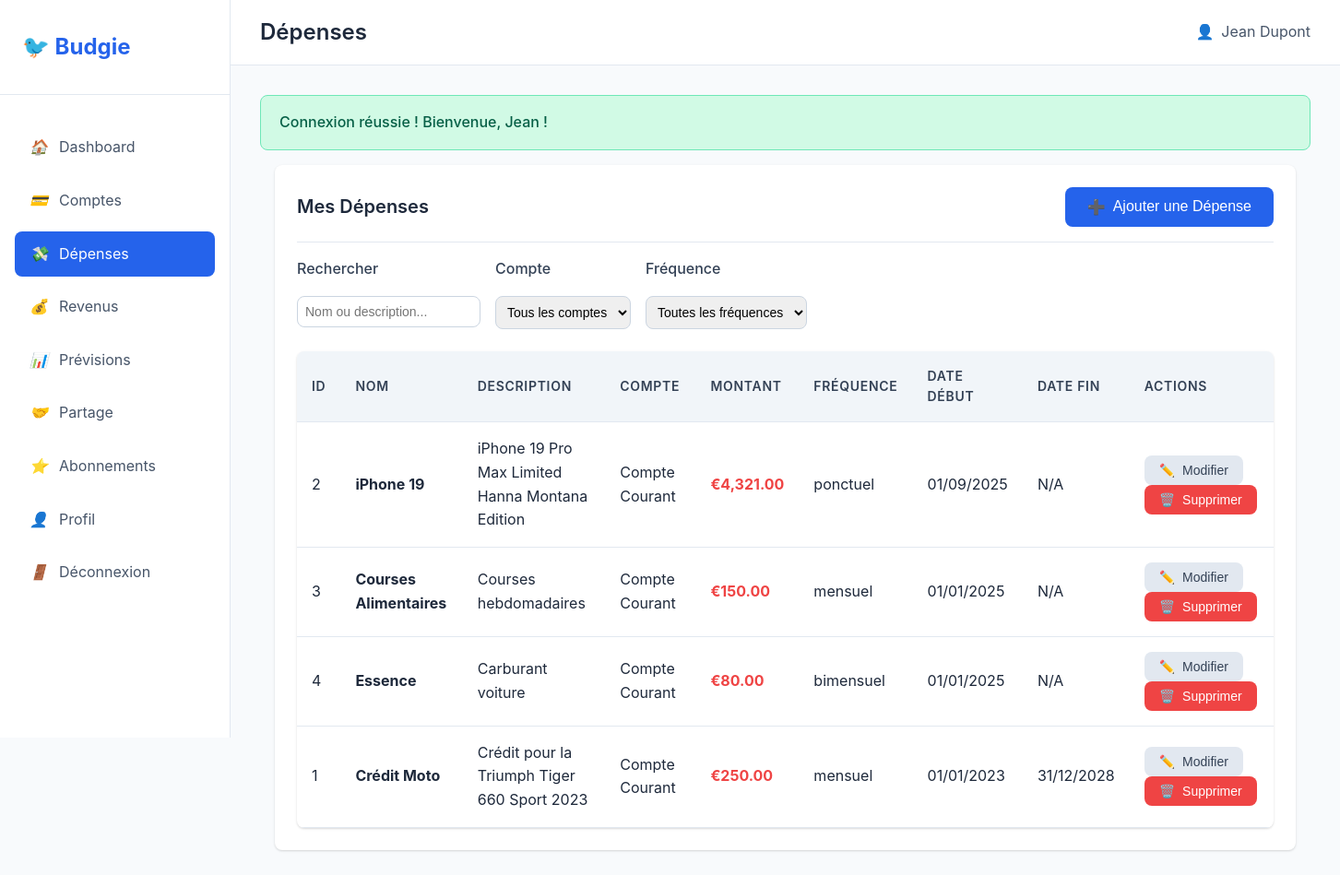
The app's page /public/expenses.php (signed in) with its own data.
### tables this page shows
CREATE TABLE expenses (
    id INT PRIMARY KEY AUTO_INCREMENT,
    user_id INT NOT NULL,
    account_id INT NOT NULL,
    name VARCHAR(100) NOT NULL,
    description TEXT,
    amount DECIMAL(15,2) NOT NULL,
    frequency ENUM('ponctuel', 'mensuel', 'bimensuel', 'trimestriel', 'semestriel', 'annuel') NOT NULL,
    start_date DATE NOT NULL,
    end_date DATE NULL,
    is_active BOOLEAN DEFAULT TRUE,
    created_at TIMESTAMP DEFAULT CURRENT_TIMESTAMP,
    updated_at TIMESTAMP DEFAULT CURRENT_TIMESTAMP ON UPDATE CURRENT_TIMESTAMP,
    deleted_at TIMESTAMP NULL DEFAULT NULL,
    FOREIGN KEY (user_id) REFERENCES users(id) ON DELETE CASCADE,
    FOREIGN KEY (account_id) REFERENCES accounts(id) ON DELETE CASCADE
);

CREATE TABLE accounts (
    id INT PRIMARY KEY AUTO_INCREMENT,
    user_id INT NOT NULL,
    name VARCHAR(100) NOT NULL,
    description TEXT,
    balance DECIMAL(15,2) DEFAULT 0.00,
    interest_rate DECIMAL(5,2) DEFAULT 0.00,
    tax_rate DECIMAL(5,2) DEFAULT 0.00,
    created_at TIMESTAMP DEFAULT CURRENT_TIMESTAMP,
    updated_at TIMESTAMP DEFAULT CURRENT_TIMESTAMP ON UPDATE CURRENT_TIMESTAMP,
    deleted_at TIMESTAMP NULL DEFAULT NULL,
    FOREIGN KEY (user_id) REFERENCES users(id) ON DELETE CASCADE
);

### src/config/database.php (called while the page is built, shortened)
<?php
class Database {
    private string $host;
    private string $port;
    private string $db_name;
    private string $username;
    private string $password;
    private static ?PDO $conn = null;
    public function __construct() {
        $this->host     = defined('DB_HOST') ? DB_HOST : ($_ENV['DB_HOST'] ?? '127.0.0.1');
        $this->port     = defined('DB_PORT') ? DB_PORT : ($_ENV['DB_PORT'] ?? '3306');
        $this->db_name  = defined('DB_NAME') ? DB_NAME : ($_ENV['DB_NAME'] ?? 'budgie_db');
        $this->username = defined('DB_USER') ? DB_USER : ($_ENV['DB_USER'] ?? 'root');
        $this->password = defined('DB_PASS') ? DB_PASS : ($_ENV['DB_PASS'] ?? '');
    }
    public function getConnection(): PDO {
        if (self::$conn !== null) {
            return self::$conn;
        }
        try {
            self::$conn = new PDO(
                "mysql:host={$this->host};port={$this->port};dbname={$this->db_name};charset=utf8mb4",
                $this->username,
                $this->password,
                [
                    PDO::ATTR_ERRMODE            => PDO::ERRMODE_EXCEPTION,
                    PDO::ATTR_DEFAULT_FETCH_MODE => PDO::FETCH_ASSOC,
                    PDO::ATTR_EMULATE_PREPARES   => false,
                    PDO::MYSQL_ATTR_INIT_COMMAND => "SET NAMES utf8mb4",
                ]
            );
        } catch (PDOException $e) {
            error_log("Database connection error: " . $e->getMessage());
            throw new Exception("Database connection failed");
        }
        return self::$conn;
    }
}
function getDB(): PDO {
    static $db = null;
    if ($db === null) {
        $db = new Database();
    }
    return $db->getConnection();
}
function executeQuery(string $sql, array $params = []): PDOStatement {
    try {
        $pdo  = getDB();
        $stmt = $pdo->prepare($sql);
        $stmt->execute($params);
        return $stmt;
    } catch (PDOException $e) {
        error_log("Query execution error: " . $e->getMessage() . " | SQL: " . $sql);
        throw new Exception("Database query failed: " . $e->getMessage());
    }
}
function fetchAll(string $sql, array $params = []): array {
    $stmt = executeQuery($sql, $params);
    return $stmt->fetchAll();
}
?>

### public/expenses.php (the view, shortened to what this page needs)
<?php
include SRC_PATH . '/includes/header.php';
$expenses = fetchAll(
    "SELECT e.*, a.name as account_name
     FROM expenses e
     JOIN accounts a ON e.account_id = a.id
     WHERE e.user_id = ? AND e.deleted_at IS NULL
     ORDER BY e.start_date DESC",
    [$_SESSION['user_id']]
);
?>
<div class="container">
    <div class="card">
        <div class="card-header">
            <h3 class="card-title">Mes Dépenses</h3>
            <button class="btn btn-primary" onclick="openModal('addExpenseModal')">
                <span>➕</span> Ajouter une Dépense
            </button>
        </div>
        <div class="filters" id="expense-filters">
            <div class="filter-group">
                <label for="search_expenses" class="form-label">Rechercher</label>
                <input type="text" id="search_expenses" class="filter-input" placeholder="Nom ou description...">
            </div>
            <div class="filter-group">
                <label for="filter_account" class="form-label">Compte</label>
                <select id="filter_account" class="filter-input">
                    <option value="">Tous les comptes</option>
                </select>
            </div>
            <div class="filter-group">
                <label for="filter_frequency" class="form-label">Fréquence</label>
                <select id="filter_frequency" class="filter-input">
                    <option value="">Toutes les fréquences</option>
                </select>
            </div>
        </div>
        <div class="table-container" id="expense-table-container">
            <table class="table" id="expenses-table">
                <thead>
                    <tr>
                        <th>ID</th>
                        <th>Nom</th>
                        <th>Description</th>
                        <th>Compte</th>
                        <th>Montant</th>
                        <th>Fréquence</th>
                        <th>Date Début</th>
                        <th>Date Fin</th>
                        <th>Actions</th>
                    </tr>
                </thead>
                <tbody>
                    <?php foreach ($expenses as $expense): ?>
                    <tr>
                        <td><?php echo $expense['id']; ?></td>
                        <td><strong><?php echo htmlspecialchars($expense['name']); ?></strong></td>
                        <td><?php echo htmlspecialchars($expense['description']); ?></td>
                        <td><?php echo htmlspecialchars($expense['account_name']); ?></td>
                        <td class="text-danger"><strong>€<?php echo number_format($expense['amount'], 2); ?></strong></td>
                        <td><?php echo htmlspecialchars($expense['frequency']); ?></td>
                        <td><?php echo date('d/m/Y', strtotime($expense['start_date'])); ?></td>
                        <td><?php echo $expense['end_date'] ? date('d/m/Y', strtotime($expense['end_date'])) : 'N/A'; ?></td>
                        <td>
                            <button class="btn btn-sm btn-secondary"
                                onclick="openEditExpenseModal(
                                    <?php echo $expense['id']; ?>,
                                    <?php echo htmlspecialchars(json_encode($expense['name']), ENT_QUOTES); ?>,
                                    <?php echo htmlspecialchars(json_encode($expense['description']), ENT_QUOTES); ?>,
                                    <?php echo $expense['account_id']; ?>,
                                    <?php echo $expense['amount']; ?>,
                                    <?php echo htmlspecialchars(json_encode($expense['frequency']), ENT_QUOTES); ?>,
                                    <?php echo htmlspecialchars(json_encode($expense['start_date']), ENT_QUOTES); ?>,
                                    <?php echo htmlspecialchars(json_encode($expense['end_date'] ?? ''), ENT_QUOTES); ?>
                                )">
                                <span>✏️</span> Modifier
                            </button>
                            <form method="POST" action="actions/delete_expense.php" style="display:inline;"
                                  onsubmit="return confirm('Êtes-vous sûr de vouloir supprimer cette dépense ?')">
                                <button type="submit" class="btn btn-sm btn-danger">
                                    <span>🗑️</span> Supprimer
                                </button>
                            </form>
                        </td>
                    </tr>
                    <?php endforeach; ?>
                </tbody>
            </table>
        </div>
    </div>
</div>
<?php include SRC_PATH . '/includes/footer.php'; ?>

### public/css/style.css (style rules this page uses)
:root { --primary-color: #2563eb; --primary-hover: #1d4ed8; --secondary-color: #64748b; --success-color: #10b981; --warning-color: #f59e0b; --danger-color: #ef4444; --light-bg: #f8fafc; --white: #ffffff; --gray-100: #f1f5f9; --gray-200: #e2e8f0; --gray-300: #cbd5e1; --gray-400: #94a3b8; --gray-500: #64748b; --gray-600: #475569; --gray-700: #334155; --gray-800: #1e293b; --gray-900: #0f172a; --border-radius: 8px; --shadow: 0 1px 3px 0 rgba(0, 0, 0, 0.1), 0 1px 2px 0 rgba(0, 0, 0, 0.06); --shadow-lg: 0 10px 15px -3px rgba(0, 0, 0, 0.1), 0 4px 6px -2px rgba(0, 0, 0, 0.05); }
* { margin: 0; padding: 0; box-sizing: border-box; }
body { font-family: -apple-system, BlinkMacSystemFont, 'Segoe UI', Roboto, Oxygen, Ubuntu, Cantarell, sans-serif; line-height: 1.6; color: var(--gray-800); background-color: var(--light-bg); }
.container { max-width: 1200px; margin: 0 auto; padding: 0 1rem; }
.card { background: var(--white); border-radius: var(--border-radius); box-shadow: var(--shadow); padding: 1.5rem; margin-bottom: 1.5rem; }
.card-header { display: flex; justify-content: space-between; align-items: center; margin-bottom: 1rem; padding-bottom: 1rem; border-bottom: 1px solid var(--gray-200); }
.card-title { font-size: 1.25rem; font-weight: 600; color: var(--gray-800); }
.table-container { background: var(--white); border-radius: var(--border-radius); box-shadow: var(--shadow); overflow: hidden; }
.table { width: 100%; border-collapse: collapse; }
.table th, .table td { padding: 1rem; text-align: left; border-bottom: 1px solid var(--gray-200); }
.table th { background: var(--gray-100); font-weight: 600; color: var(--gray-700); font-size: 0.875rem; text-transform: uppercase; letter-spacing: 0.05em; }
.form-label { display: block; margin-bottom: 0.5rem; font-weight: 500; color: var(--gray-700); }
.btn { display: inline-flex; align-items: center; justify-content: center; padding: 0.75rem 1.5rem; border: none; border-radius: var(--border-radius); font-size: 1rem; font-weight: 500; text-decoration: none; cursor: pointer; transition: all 0.2s; gap: 0.5rem; }
.btn-primary { background: var(--primary-color); color: var(--white); }
.btn-secondary { background: var(--gray-200); color: var(--gray-700); }
.btn-danger { background: var(--danger-color); color: var(--white); }
.btn-sm { padding: 0.5rem 1rem; font-size: 0.875rem; }
.filters { display: flex; gap: 1rem; margin-bottom: 1.5rem; flex-wrap: wrap; }
.filter-group { display: flex; flex-direction: column; gap: 0.5rem; }
.filter-input { padding: 0.5rem; border: 1px solid var(--gray-300); border-radius: var(--border-radius); font-size: 0.875rem; }
.text-danger { color: var(--danger-color); }

### records on screen
expenses: id "2", name "iPhone 19", description "iPhone 19 Pro Max Limited Hanna Montana Edition", account.name "Compte Courant", amount "4,321.00", frequency "ponctuel", start_date "01/09/2025", shows "N/A"
expenses: id "3", name "Courses Alimentaires", description "Courses hebdomadaires", account.name "Compte Courant", amount "150.00", frequency "mensuel", start_date "01/01/2025", shows "N/A"
expenses: id "4", name "Essence", description "Carburant voiture", account.name "Compte Courant", amount "80.00", frequency "bimensuel", start_date "01/01/2025", shows "N/A"
expenses: id "1", name "Crédit Moto", description "Crédit pour la Triumph Tiger 660 Sport 2023", account.name "Compte Courant", amount "250.00", frequency "mensuel", start_date "01/01/2023", end_date "31/12/2028"

### other values on screen
$page_title "Dépenses"
$_SESSION['user_name'] "Jean Dupont"
$gFlashSuccess "Connexion réussie ! Bienvenue, Jean !"
